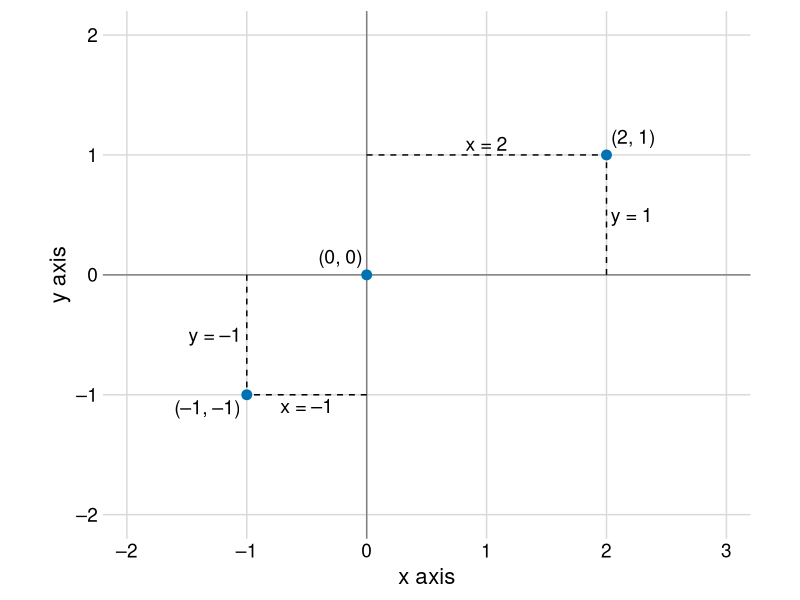

This chart was generated by the following R code: (Note: this script raises an error after producing the figure.)
## ---- chunk 1
options(htmltools.dir.version = FALSE)
knitr::opts_chunk$set(comment = "")

library(tidyverse)
library(lubridate)
library(ggrepel)
library(cowplot)
library(here)
# ggplot2 settings so plots scale well for slide size 
theme_set(theme_gray(16)) # 16 for full width, 18 for half width 
#update_geom_defaults("point", list(size = 2)) # 2 for full width, 2.5 for half width

tempnormals <- read_csv(here("datasets", "tempnormals.csv"))
## ---- chunk 2
df_points <- data.frame(x = c(-1, 0, 2),
                        y = c(-1, 0, 1),
                        label = c("(–1, –1)", "(0, 0)", "(2, 1)"),
                        vjust = c(1.4, -.8, -.8),
                        hjust = c(1.1, 1.1, -.1))
df_segments <- data.frame(x0 = c(0, 2, 0, -1),
                          x1 = c(2, 2, -1, -1),
                          y0 = c(1, 0, -1, 0),
                          y1 = c(1, 1, -1, -1))
df_labels <- data.frame(x = c(-1, -.5, 1, 2),
                        y = c(-.5, -1, 1, 0.5),
                        vjust = c(.5, 1.3, -.3, .5),
                        hjust = c(1.1, .5, .5, -.1),
                        label = c("y = –1", "x = –1", "x = 2", "y = 1"))
ggplot(df_points, aes(x, y)) +
  geom_hline(yintercept = 0, color = "gray50") +
  geom_vline(xintercept = 0, color = "gray50") +
  geom_segment(data = df_segments, aes(x = x0, xend = x1, y = y0, yend = y1),
               linetype = 2) +
  geom_point(size = 3, color = "#0072B2") +
  geom_text(aes(label = label, vjust = vjust, hjust = hjust),
            size = 14/.pt) +
  geom_text(data = df_labels, aes(label = label, hjust = hjust, vjust = vjust),
            size = 14/.pt) +
  coord_fixed(xlim = c(-2.2, 3.2), ylim = c(-2.2, 2.2), expand = FALSE) +
  scale_x_continuous(
    name = "x axis",
    breaks = -2:3,
    labels = c("–2", "–1", "0", "1", "2", "3")
  ) +
  scale_y_continuous(
    name = "y axis",
    breaks = -2:2,
    labels = c("–2", "–1", "0", "1", "2")
  ) +
  theme_minimal_grid(16) +
  theme(
    axis.ticks.length = grid::unit(0, "pt")
  )
## ---- chunk 3
temps_wide <- tempnormals %>%
  pivot_wider(
    id_cols = c("month_name", "month", "day", "date", "day_of_year"),
    names_from = "location", values_from = "temperature"
  )

temps_wide_label <- mutate(
  temps_wide,
  label = ifelse(
    date %in% c(ymd("0000-01-01"), ymd("0000-04-01"), ymd("0000-07-01"), ymd("0000-10-01")),
    format(date, "%b 1st"),
    ""
  ),
  nudge_x = ifelse(
    date %in% c(ymd("0000-01-01"), ymd("0000-04-01"), ymd("0000-07-01"), ymd("0000-10-01")),
    c(-1, -2, -2, 1)[round(month(date)/3)+1],
    0
  ),
  nudge_y = ifelse(
    date %in% c(ymd("0000-01-01"), ymd("0000-04-01"), ymd("0000-07-01"), ymd("0000-10-01")),
    c(-2, 1, 0.5, -2)[round(month(date)/3)+1],
    0
  )
)

ggplot(temps_wide_label, aes(x = `San Diego`, y = Houston)) +
  geom_path(size = 1, color = "#0072B2") +
  geom_text_repel(
    aes(label = label), point.padding = 0.4, color = "black",
    min.segment.length = 0, size = 12/.pt,
    nudge_x = (9/5)*temps_wide_label$nudge_x,
    nudge_y = (9/5)*temps_wide_label$nudge_y
  ) +
  coord_fixed(
    xlim = c(45, 85), ylim = c(48, 88),
    expand = FALSE
  ) +
  scale_x_continuous(breaks = c(10*(5:8))) +
  xlab("temperature in San Diego (°F)") +
  ylab("temperature in Houston (°F)") +
  theme_minimal_grid(16)
## ---- chunk 4

# Fahrenheit to Celsius conversion
F2C <- function(t) {(t-32)*5/9}

ggplot(temps_wide_label, aes(x = F2C(`San Diego`), y = F2C(Houston))) +
  geom_path(size = 1, color = "#0072B2") +
  geom_text_repel(
    aes(label = label), point.padding = 0.4, color = "black",
    min.segment.length = 0, size = 12/.pt,
    nudge_x = temps_wide_label$nudge_x,
    nudge_y = temps_wide_label$nudge_y
  ) +
  coord_fixed(
    xlim = F2C(c(45, 85)), ylim = F2C(c(48, 88)),
    expand = FALSE
  ) +
  scale_x_continuous(breaks = c(5*(2:6))) +
  xlab("temperature in San Diego (°C)") +
  ylab("temperature in Houston (°C)") +
  theme_minimal_grid(16)
## ---- chunk 5
temp_plot <- ggplot(temps_wide_label, aes(x = date, y = Houston)) +
  geom_line(size = 1, color = "#0072B2") +
  scale_x_date(
    name = "month",
    limits = c(ymd("0000-01-01"), ymd("0001-01-03")),
    breaks = c(
      ymd("0000-01-01"), ymd("0000-04-01"), ymd("0000-07-01"),
      ymd("0000-10-01"), ymd("0001-01-01")
    ),
    labels = c("Jan", "Apr", "Jul", "Oct", "Jan"),
    expand = expansion(add = 2/366)
  ) + 
  scale_y_continuous(
    limits = c(50, 90),
    name = "temperature (°F)"
  ) +
  theme_minimal_grid(14)

plot_grid(
  plot_grid(
    temp_plot, NULL, temp_plot, rel_widths = c(1, 0.06, 2),
    nrow = 1
  ),
  NULL, temp_plot,
  rel_heights = c(1.5, 0.06, 1),
  ncol = 1
)
## ---- chunk 6
df <- tibble(x = c(1, 3.16, 10, 31.6, 100))

xaxis_lin <- ggplot(df, aes(x, y = 1)) + 
  geom_point(size = 3, color = "#0072B2") + 
  scale_y_continuous(limits = c(0.8, 1.2), expand = c(0, 0), breaks = 1) +
  theme_minimal_grid(16, rel_large = 1) +
  theme(
    axis.ticks.length = grid::unit(0, "pt"),
    axis.text.y = element_blank(),
    axis.title.y = element_blank(),
    axis.ticks.y = element_blank(),
    plot.title = element_text(face = "plain")
  )

xaxis_log <- ggplot(df, aes(log10(x), y = 1)) + 
  geom_point(size = 3, color = "#0072B2") + 
  scale_y_continuous(limits = c(0.8, 1.2), expand = c(0, 0), breaks = 1) +
  theme_minimal_grid(16, rel_large = 1) +
  theme(
    axis.ticks.length = grid::unit(0, "pt"),
    axis.text.y = element_blank(),
    axis.title.y = element_blank(),
    axis.ticks.y = element_blank(),
    plot.title = element_text(face = "plain")
  )

plotlist <- 
  align_plots(
    xaxis_lin + 
      scale_x_continuous(limits = c(0, 100)) + 
      ggtitle("original data, linear scale"),
    xaxis_log + 
      scale_x_continuous(
        name = expression(paste("log"["10"], "(x)")),
        limits = c(0, 2)
      ) +
      ggtitle("log-transformed data, linear scale"),
    xaxis_lin + 
      scale_x_log10(
        limits = c(1, 100),
        breaks = c(1, 3.16, 10, 31.6, 100),
        labels = c("1", "3.16", "10", "31.6", "100")
      ) + 
      ggtitle("original data, logarithmic scale"),
    align = 'vh'
  )

ggdraw(plotlist[[1]])
## ---- chunk 7
ggdraw(plotlist[[2]])
## ---- chunk 8
ggdraw(plotlist[[3]])
## ---- chunk 9
US_census <- read_csv(here("datasets", "US_census.csv"))

library(ggrepel)

set.seed(3878)
tx_counties <- US_census %>% 
  filter(state == "Texas") %>%
  select(name, pop2010) %>%
  extract(name, "county", regex = "(.+) County") %>%
  mutate(popratio = pop2010/median(pop2010)) %>%
  arrange(desc(popratio)) %>%
  mutate(
    index = 1:n(),
    label = ifelse(index <= 3 | index > n()-3 | runif(n()) < .04, county, ""),
    label_large = ifelse(index <= 6, county, "")
  )

ggplot(tx_counties, aes(x = index, y = popratio)) +
  geom_point(size = 0.5, color = "#0072B2") +
  geom_text_repel(
    aes(label = label_large),
    size = 10/.pt,
    point.padding = .4, color = "black",
    min.segment.length = 0,
    max.overlaps = 1000
  ) +
  scale_y_continuous(name = "population number / median") +
  scale_x_continuous(
    limits = c(.5, nrow(tx_counties) + .5), expand = c(0, 0),
    breaks = NULL, #c(1, 50*(1:5)),
    name = "Texas counties, from most to least populous"
  ) +
  theme_minimal_hgrid(14) +
  theme(axis.line = element_blank())
## ---- chunk 10
ggplot(tx_counties, aes(x = index, y = popratio)) +
  geom_hline(yintercept = 1, linetype = 2, color = "grey40") +
  geom_point(size = 0.5, color = "#0072B2") +
  geom_text_repel(
    aes(label = label),
    size = 10/.pt,
    point.padding = .4, color = "black",
    min.segment.length = 0,
    max.overlaps = 1000
  ) +
  scale_y_log10(
    breaks = c(.01, .1, 1, 10, 100),
    name = "population number / median",
    labels = expression(10^-2, 10^-1, 10^0, 10^1, 10^2)
  ) +
  scale_x_continuous(
    limits = c(.5, nrow(tx_counties) + .5), expand = c(0, 0),
    breaks = NULL, #c(1, 50*(1:5)),
    name = "Texas counties, from most to least populous"
  ) +
  theme_minimal_hgrid(14) +
  theme(axis.line = element_blank())
## ---- chunk 11
df_points <- tibble(
  x = c(1, 3.5, 0),
  y = c(3, 4, 0),
  label = c("(1, 3)", "(3.5, 4)", "(0, 0)"),
  vjust_polar = c(1.6, 1, 1.6),
  hjust_polar = c(.5, -.1, 0.5),
  vjust_cart = c(1.6, 1.6, -.6),
  hjust_cart = c(0.5, 1.1, -.1)
)
df_segments <- tibble(
  x0 = c(0, 1, 2, 3, 0, 0, 0, 0),
  x1 = c(0, 1, 2, 3, 4, 4, 4, 4),
  y0 = c(0, 0, 0, 0, 1, 2, 3, 4),
  y1 = c(4, 4, 4, 4, 1, 2, 3, 4)
)

ggplot(df_points, aes(x, y)) +
  geom_point(size = 2, color = "#0072B2") +
  geom_text(
    aes(label = label, vjust = vjust_cart, hjust = hjust_cart),
    size = 14/.pt
  ) +
  scale_x_continuous(
    name = "x axis",
    limits = c(-0.5, 4.5),
    expand = c(0, 0)
  ) +
  scale_y_continuous(
    name = "y axis",
    limits = c(-0.5, 4.5),
    expand = c(0, 0)
  ) +
  coord_fixed() +
  theme_minimal_grid(16) +
  theme(
    axis.ticks = element_blank(),
    axis.ticks.length = grid::unit(0, "pt")
  )
## ---- chunk 12
ggplot(df_points, aes(x, y)) +
  geom_segment(
    data = df_segments,
    aes(x = x0, xend = x1, y = y0, yend = y1),
    size = theme_minimal_grid(16)$panel.grid$size,
    color = theme_minimal_grid(16)$panel.grid$colour,
    inherit.aes = FALSE
  ) +
  geom_point(size = 2, color = "#0072B2") +
  geom_text(
    aes(label = label, vjust = vjust_polar, hjust = hjust_polar),
    size = 14/.pt
  ) +
  scale_x_continuous(
    name = "x values (circular axis)",
    limits = c(0, 4)
  ) +
  scale_y_continuous(
    name = "y values (radial axis)",
    limits = c(0, 4)
  ) +
  coord_polar() +
  theme_minimal_grid(16) +
  background_grid(major = "none") +
  theme(
    axis.line.x = element_blank(),
    axis.ticks = element_line(color = "black")
  )
## ---- chunk 13
temps_long <- read_csv(here("datasets", "tempnormals.csv")) %>%
  mutate(
    location = factor(
      location, levels = c("Death Valley", "Houston", "San Diego", "Chicago")
    )
  )

ggplot(temps_long, aes(x = date, y = temperature, color = location)) +
  geom_line(size = 1) +
  scale_x_date(
    name = "month",
    limits = c(ymd("0000-01-01"), ymd("0001-01-04")),
    breaks = c(
      ymd("0000-01-01"), ymd("0000-04-01"), ymd("0000-07-01"),
      ymd("0000-10-01"), ymd("0001-01-01")
    ),
    labels = c("Jan", "Apr", "Jul", "Oct", "Jan"), expand = c(1/366, 0)
  ) + 
  scale_y_continuous(
    limits = c(19.9, 107),
    breaks = seq(20, 100, by = 20),
    name = "temperature (°F)"
  ) +
  scale_color_manual(
    name = NULL,
    values = c("#E69F00", "#56B4E9", "#009E73", "#CC79A7")
  ) +
  theme_minimal_grid(14)
## ---- chunk 14
ggplot(temps_long, aes(x = date, y = temperature, color = location)) +
  geom_line(size = 1) +
  scale_x_date(name = "date", expand = c(0, 0)) + 
  scale_y_continuous(
    name = "temperature (°F)",
    limits = c(0, 105),
    expand = c(0, 0),
    breaks = seq(-30, 90, by = 30)
  ) +
  scale_color_manual(
    name = NULL,
    values = c("#E69F00", "#56B4E9", "#009E73", "#CC79A7")
  ) +
  coord_polar(theta = "x") +
  theme_minimal_grid(14)
## ---- chunk 15
boxoffice <- tibble(
  rank = 1:5,
  title = c("Star Wars", "Jumanji", "Pitch Perfect 3", "Greatest Showman", "Ferdinand"),
  amount = c(71.57, 36.17, 19.93, 8.81, 7.32) # million USD
)
## ---- chunk 16

## ---- chunk 17

## ---- chunk 18

## ---- chunk 19

## ---- chunk 20

## ---- chunk 21

## ---- chunk 22

## ---- chunk 23
ggplot(tx_counties) +
  aes(x = index, y = popratio) +
  geom_point() +
  scale_y_continuous()  #<<
## ---- chunk 24
ggplot(tx_counties) +
  aes(x = index, y = popratio) +
  geom_point() +
  scale_y_log10()  #<<
## ---- chunk 25
ggplot(tx_counties) +
  aes(x = index, y = popratio) +
  geom_point() +
  scale_y_continuous(
    name = "population number / median",
    breaks = c(0, 100, 200),
    labels = c("0", "100", "200")
  )
## ---- chunk 26
ggplot(tx_counties) +
  aes(x = index, y = popratio) +
  geom_point() +
  scale_y_log10(
    name = "population number / median",
    breaks = c(0.01, 1, 100),
    labels = c("0.01", "1", "100")
  )
## ---- chunk 27
temperatures <- temps_long
## ---- chunk 28

## ---- chunk 29

## ---- chunk 30

